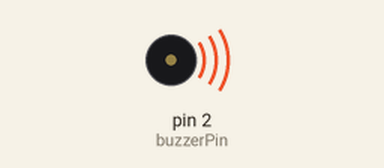
Bench run of a sketch on a simulated Arduino Uno, built with avr-gcc and run on an emulated ATmega328P. Parts: buzzer (waves = sounding).

Above: at 0.5 s.
Timing chart, 0 to 4.6 s (numbered marks = the images above):
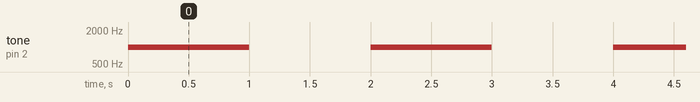

The sketch:

SimpleBuzzer.ino
```cpp
const int buzzerPin = 2; // Buzzer's positive end is connected to pin 2

void setup() {
  pinMode(buzzerPin, OUTPUT); // Set the buzzer as an output.
}

void loop() {
  tone(buzzerPin, 1000);  // 1KHz signal to produce a sound
  delay(1000);            // Wait one second
  noTone(buzzerPin);      // Stop the signal
  delay(1000);            // Wait one second
}
```

Measured:
- by itself, tone on pin 2 (buzzerPin): alternates 1000 Hz for 1.0 s and silent for 1.0 s
